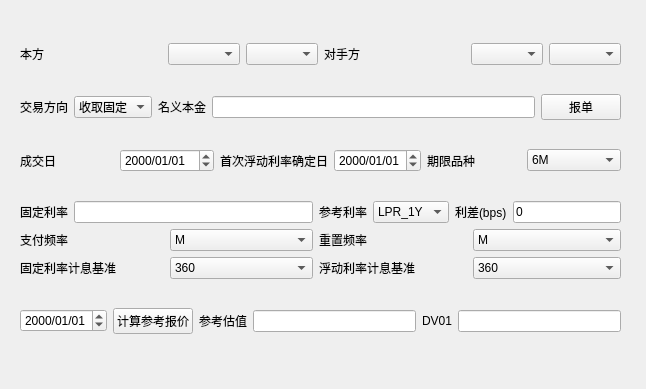
<?xml version="1.0" encoding="UTF-8"?>
<ui version="4.0">
 <class>Dialog</class>
 <widget class="QMainWindow" name="Dialog">
  <property name="geometry">
   <rect>
    <x>0</x>
    <y>0</y>
    <width>646</width>
    <height>389</height>
   </rect>
  </property>
  <property name="sizePolicy">
   <sizepolicy hsizetype="Preferred" vsizetype="Preferred">
    <horstretch>0</horstretch>
    <verstretch>0</verstretch>
   </sizepolicy>
  </property>
  <property name="windowTitle">
   <string>债券要素</string>
  </property>
  <widget class="QWidget" name="layoutWidget">
   <widget class="QWidget" name="widget" native="true">
    <property name="geometry">
     <rect>
      <x>20</x>
      <y>20</y>
      <width>601</width>
      <height>341</height>
     </rect>
    </property>
    <layout class="QVBoxLayout" name="verticalLayout_3">
     <item>
      <layout class="QHBoxLayout" name="horizontalLayout_16">
       <item>
        <layout class="QHBoxLayout" name="horizontalLayout_4">
         <item>
          <widget class="QLabel" name="label_3">
           <property name="text">
            <string>本方</string>
           </property>
          </widget>
         </item>
         <item>
          <layout class="QHBoxLayout" name="horizontalLayout_3">
           <item>
            <widget class="QComboBox" name="list_type">
             <property name="sizePolicy">
              <sizepolicy hsizetype="Fixed" vsizetype="Fixed">
               <horstretch>0</horstretch>
               <verstretch>0</verstretch>
              </sizepolicy>
             </property>
            </widget>
           </item>
           <item>
            <widget class="QComboBox" name="account_list">
             <property name="sizePolicy">
              <sizepolicy hsizetype="Fixed" vsizetype="Fixed">
               <horstretch>0</horstretch>
               <verstretch>0</verstretch>
              </sizepolicy>
             </property>
            </widget>
           </item>
          </layout>
         </item>
        </layout>
       </item>
       <item>
        <layout class="QHBoxLayout" name="horizontalLayout_5">
         <item>
          <widget class="QLabel" name="label_4">
           <property name="text">
            <string>对手方</string>
           </property>
          </widget>
         </item>
         <item>
          <layout class="QHBoxLayout" name="horizontalLayout_2">
           <item>
            <widget class="QComboBox" name="list_type_2">
             <property name="sizePolicy">
              <sizepolicy hsizetype="Minimum" vsizetype="Fixed">
               <horstretch>0</horstretch>
               <verstretch>0</verstretch>
              </sizepolicy>
             </property>
            </widget>
           </item>
           <item>
            <widget class="QComboBox" name="account_list_2">
             <property name="sizePolicy">
              <sizepolicy hsizetype="Minimum" vsizetype="Fixed">
               <horstretch>0</horstretch>
               <verstretch>0</verstretch>
              </sizepolicy>
             </property>
            </widget>
           </item>
          </layout>
         </item>
        </layout>
       </item>
      </layout>
     </item>
     <item>
      <layout class="QHBoxLayout" name="horizontalLayout_17">
       <item>
        <layout class="QHBoxLayout" name="horizontalLayout">
         <item>
          <widget class="QLabel" name="label">
           <property name="text">
            <string>交易方向</string>
           </property>
          </widget>
         </item>
         <item>
          <widget class="QComboBox" name="trade_direction">
           <item>
            <property name="text">
             <string>收取固定</string>
            </property>
           </item>
           <item>
            <property name="text">
             <string>支付固定</string>
            </property>
           </item>
          </widget>
         </item>
        </layout>
       </item>
       <item>
        <layout class="QHBoxLayout" name="horizontalLayout_6">
         <item>
          <widget class="QLabel" name="label_5">
           <property name="text">
            <string>名义本金</string>
           </property>
          </widget>
         </item>
         <item>
          <widget class="QLineEdit" name="nominal"/>
         </item>
         <item>
          <widget class="QPushButton" name="send_swap_order">
           <property name="text">
            <string>报单</string>
           </property>
          </widget>
         </item>
        </layout>
       </item>
      </layout>
     </item>
     <item>
      <layout class="QHBoxLayout" name="horizontalLayout_18">
       <item>
        <layout class="QHBoxLayout" name="horizontalLayout_7">
         <item>
          <widget class="QLabel" name="label_2">
           <property name="text">
            <string>成交日</string>
           </property>
          </widget>
         </item>
         <item>
          <widget class="QDateEdit" name="trade_date">
           <property name="displayFormat">
            <string>yyyy/MM/dd</string>
           </property>
          </widget>
         </item>
        </layout>
       </item>
       <item>
        <layout class="QHBoxLayout" name="horizontalLayout_9">
         <item>
          <widget class="QLabel" name="label_6">
           <property name="text">
            <string>首次浮动利率确定日</string>
           </property>
          </widget>
         </item>
         <item>
          <widget class="QDateEdit" name="first_reset_date">
           <property name="displayFormat">
            <string>yyyy/MM/dd</string>
           </property>
          </widget>
         </item>
        </layout>
       </item>
       <item>
        <layout class="QHBoxLayout" name="horizontalLayout_8">
         <item>
          <widget class="QLabel" name="label_7">
           <property name="text">
            <string>期限品种</string>
           </property>
          </widget>
         </item>
         <item>
          <widget class="QComboBox" name="tenor">
           <item>
            <property name="text">
             <string>6M</string>
            </property>
           </item>
           <item>
            <property name="text">
             <string>9M</string>
            </property>
           </item>
           <item>
            <property name="text">
             <string>1Y</string>
            </property>
           </item>
           <item>
            <property name="text">
             <string>2Y</string>
            </property>
           </item>
           <item>
            <property name="text">
             <string>3Y</string>
            </property>
           </item>
           <item>
            <property name="text">
             <string>4Y</string>
            </property>
           </item>
           <item>
            <property name="text">
             <string>5Y</string>
            </property>
           </item>
           <item>
            <property name="text">
             <string>7Y</string>
            </property>
           </item>
           <item>
            <property name="text">
             <string>10Y</string>
            </property>
           </item>
          </widget>
         </item>
        </layout>
       </item>
      </layout>
     </item>
     <item>
      <layout class="QHBoxLayout" name="horizontalLayout_19">
       <item>
        <layout class="QVBoxLayout" name="verticalLayout">
         <item>
          <layout class="QHBoxLayout" name="horizontalLayout_10">
           <item>
            <widget class="QLabel" name="label_8">
             <property name="text">
              <string>固定利率</string>
             </property>
            </widget>
           </item>
           <item>
            <widget class="QLineEdit" name="fixed_leg"/>
           </item>
          </layout>
         </item>
         <item>
          <layout class="QHBoxLayout" name="horizontalLayout_11">
           <item>
            <widget class="QLabel" name="label_9">
             <property name="text">
              <string>支付频率</string>
             </property>
            </widget>
           </item>
           <item>
            <widget class="QComboBox" name="fixed_tenor">
             <item>
              <property name="text">
               <string>M</string>
              </property>
             </item>
             <item>
              <property name="text">
               <string>Q</string>
              </property>
             </item>
             <item>
              <property name="text">
               <string>Y</string>
              </property>
             </item>
            </widget>
           </item>
          </layout>
         </item>
         <item>
          <layout class="QHBoxLayout" name="horizontalLayout_12">
           <item>
            <widget class="QLabel" name="label_10">
             <property name="text">
              <string>固定利率计息基准</string>
             </property>
            </widget>
           </item>
           <item>
            <widget class="QComboBox" name="fixed_accrual_method">
             <item>
              <property name="text">
               <string>360</string>
              </property>
             </item>
             <item>
              <property name="text">
               <string>365</string>
              </property>
             </item>
            </widget>
           </item>
          </layout>
         </item>
        </layout>
       </item>
       <item>
        <layout class="QVBoxLayout" name="verticalLayout_2">
         <item>
          <layout class="QHBoxLayout" name="horizontalLayout_13">
           <item>
            <widget class="QLabel" name="label_11">
             <property name="text">
              <string>参考利率</string>
             </property>
            </widget>
           </item>
           <item>
            <widget class="QComboBox" name="floating_leg">
             <item>
              <property name="text">
               <string>LPR_1Y</string>
              </property>
             </item>
            </widget>
           </item>
           <item>
            <widget class="QLabel" name="label_14">
             <property name="text">
              <string>利差(bps)</string>
             </property>
            </widget>
           </item>
           <item>
            <widget class="QLineEdit" name="bps">
             <property name="text">
              <string>0</string>
             </property>
            </widget>
           </item>
          </layout>
         </item>
         <item>
          <layout class="QHBoxLayout" name="horizontalLayout_14">
           <item>
            <widget class="QLabel" name="label_12">
             <property name="text">
              <string>重置频率</string>
             </property>
            </widget>
           </item>
           <item>
            <widget class="QComboBox" name="reset_tenor">
             <item>
              <property name="text">
               <string>M</string>
              </property>
             </item>
             <item>
              <property name="text">
               <string>Q</string>
              </property>
             </item>
             <item>
              <property name="text">
               <string>Y</string>
              </property>
             </item>
            </widget>
           </item>
          </layout>
         </item>
         <item>
          <layout class="QHBoxLayout" name="horizontalLayout_15">
           <item>
            <widget class="QLabel" name="label_13">
             <property name="text">
              <string>浮动利率计息基准</string>
             </property>
            </widget>
           </item>
           <item>
            <widget class="QComboBox" name="floating_accrual_method">
             <item>
              <property name="text">
               <string>360</string>
              </property>
             </item>
             <item>
              <property name="text">
               <string>365</string>
              </property>
             </item>
            </widget>
           </item>
          </layout>
         </item>
        </layout>
       </item>
      </layout>
     </item>
     <item>
      <layout class="QHBoxLayout" name="horizontalLayout_20">
       <item>
        <widget class="QDateEdit" name="now_date">
         <property name="displayFormat">
          <string>yyyy/MM/dd</string>
         </property>
        </widget>
       </item>
       <item>
        <widget class="QPushButton" name="pushButton">
         <property name="text">
          <string>计算参考报价</string>
         </property>
        </widget>
       </item>
       <item>
        <widget class="QLabel" name="label_15">
         <property name="text">
          <string>参考估值</string>
         </property>
        </widget>
       </item>
       <item>
        <widget class="QLineEdit" name="reference_price"/>
       </item>
       <item>
        <widget class="QLabel" name="label_16">
         <property name="text">
          <string>DV01</string>
         </property>
        </widget>
       </item>
       <item>
        <widget class="QLineEdit" name="dv01"/>
       </item>
      </layout>
     </item>
    </layout>
   </widget>
  </widget>
 </widget>
 <resources/>
 <connections/>
</ui>
